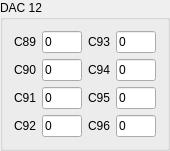
       <widget class="QGroupBox" name="groupBox_18">
        <property name="geometry">
         <rect>
          <x>507</x>
          <y>394</y>
          <width>160</width>
          <height>135</height>
         </rect>
        </property>
        <property name="maximumSize">
         <size>
          <width>170</width>
          <height>150</height>
         </size>
        </property>
        <property name="title">
         <string>DAC 12</string>
        </property>
        <layout class="QGridLayout" name="gridLayout_38">
         <item row="0" column="1" colspan="2">
          <layout class="QVBoxLayout" name="verticalLayout_15">
           <item>
            <layout class="QGridLayout" name="gridLayout_39">
             <item row="1" column="0">
              <widget class="QLabel" name="label_108">
               <property name="text">
                <string>C90</string>
               </property>
              </widget>
             </item>
             <item row="2" column="0">
              <widget class="QLabel" name="label_109">
               <property name="text">
                <string>C91</string>
               </property>
              </widget>
             </item>
             <item row="3" column="0">
              <widget class="QLabel" name="label_110">
               <property name="text">
                <string>C92</string>
               </property>
              </widget>
             </item>
             <item row="0" column="1">
              <widget class="QLineEdit" name="dac12channel89">
               <property name="sizePolicy">
                <sizepolicy hsizetype="Fixed" vsizetype="Fixed">
                 <horstretch>0</horstretch>
                 <verstretch>0</verstretch>
                </sizepolicy>
               </property>
               <property name="maximumSize">
                <size>
                 <width>40</width>
                 <height>16777215</height>
                </size>
               </property>
               <property name="text">
                <string>0</string>
               </property>
              </widget>
             </item>
             <item row="1" column="1">
              <widget class="QLineEdit" name="dac12channel90">
               <property name="sizePolicy">
                <sizepolicy hsizetype="Fixed" vsizetype="Fixed">
                 <horstretch>0</horstretch>
                 <verstretch>0</verstretch>
                </sizepolicy>
               </property>
               <property name="maximumSize">
                <size>
                 <width>40</width>
                 <height>16777215</height>
                </size>
               </property>
               <property name="text">
                <string>0</string>
               </property>
              </widget>
             </item>
             <item row="2" column="1">
              <widget class="QLineEdit" name="dac12channel91">
               <property name="sizePolicy">
                <sizepolicy hsizetype="Fixed" vsizetype="Fixed">
                 <horstretch>0</horstretch>
                 <verstretch>0</verstretch>
                </sizepolicy>
               </property>
               <property name="maximumSize">
                <size>
                 <width>40</width>
                 <height>16777215</height>
                </size>
               </property>
               <property name="text">
                <string>0</string>
               </property>
              </widget>
             </item>
             <item row="3" column="1">
              <widget class="QLineEdit" name="dac12channel92">
               <property name="sizePolicy">
                <sizepolicy hsizetype="Fixed" vsizetype="Fixed">
                 <horstretch>0</horstretch>
                 <verstretch>0</verstretch>
                </sizepolicy>
               </property>
               <property name="maximumSize">
                <size>
                 <width>40</width>
                 <height>16777215</height>
                </size>
               </property>
               <property name="text">
                <string>0</string>
               </property>
              </widget>
             </item>
             <item row="0" column="2">
              <widget class="QLabel" name="label_111">
               <property name="text">
                <string>C93</string>
               </property>
              </widget>
             </item>
             <item row="1" column="2">
              <widget class="QLabel" name="label_112">
               <property name="text">
                <string>C94</string>
               </property>
              </widget>
             </item>
             <item row="2" column="2">
              <widget class="QLabel" name="label_113">
               <property name="text">
                <string>C95</string>
               </property>
              </widget>
             </item>
             <item row="3" column="2">
              <widget class="QLabel" name="label_114">
               <property name="text">
                <string>C96</string>
               </property>
              </widget>
             </item>
             <item row="0" column="3">
              <widget class="QLineEdit" name="dac12channel93">
               <property name="sizePolicy">
                <sizepolicy hsizetype="Fixed" vsizetype="Fixed">
                 <horstretch>0</horstretch>
                 <verstretch>0</verstretch>
                </sizepolicy>
               </property>
               <property name="maximumSize">
                <size>
                 <width>40</width>
                 <height>16777215</height>
                </size>
               </property>
               <property name="text">
                <string>0</string>
               </property>
              </widget>
             </item>
             <item row="1" column="3">
              <widget class="QLineEdit" name="dac12channel94">
               <property name="sizePolicy">
                <sizepolicy hsizetype="Fixed" vsizetype="Fixed">
                 <horstretch>0</horstretch>
                 <verstretch>0</verstretch>
                </sizepolicy>
               </property>
               <property name="maximumSize">
                <size>
                 <width>40</width>
                 <height>16777215</height>
                </size>
               </property>
               <property name="text">
                <string>0</string>
               </property>
              </widget>
             </item>
             <item row="2" column="3">
              <widget class="QLineEdit" name="dac12channel95">
               <property name="sizePolicy">
                <sizepolicy hsizetype="Fixed" vsizetype="Fixed">
                 <horstretch>0</horstretch>
                 <verstretch>0</verstretch>
                </sizepolicy>
               </property>
               <property name="maximumSize">
                <size>
                 <width>40</width>
                 <height>16777215</height>
                </size>
               </property>
               <property name="text">
                <string>0</string>
               </property>
              </widget>
             </item>
             <item row="3" column="3">
              <widget class="QLineEdit" name="dac12channel96">
               <property name="sizePolicy">
                <sizepolicy hsizetype="Fixed" vsizetype="Fixed">
                 <horstretch>0</horstretch>
                 <verstretch>0</verstretch>
                </sizepolicy>
               </property>
               <property name="maximumSize">
                <size>
                 <width>40</width>
                 <height>16777215</height>
                </size>
               </property>
               <property name="text">
                <string>0</string>
               </property>
              </widget>
             </item>
             <item row="0" column="0">
              <widget class="QLabel" name="label_115">
               <property name="text">
                <string>C89</string>
               </property>
              </widget>
             </item>
            </layout>
           </item>
          </layout>
         </item>
        </layout>
       </widget>
